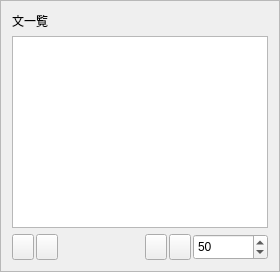
          <widget class="QFrame" name="frameFiles">
           <property name="minimumSize">
            <size>
             <width>0</width>
             <height>0</height>
            </size>
           </property>
           <property name="maximumSize">
            <size>
             <width>420</width>
             <height>16777215</height>
            </size>
           </property>
           <property name="frameShape">
            <enum>QFrame::Shape::StyledPanel</enum>
           </property>
           <layout class="QVBoxLayout" name="layoutFiles">
            <item>
             <widget class="QLabel" name="labelFiles">
              <property name="text">
               <string>文一覧</string>
              </property>
             </widget>
            </item>
            <item>
             <widget class="QListWidget" name="listFocusUnits">
              <property name="alternatingRowColors">
               <bool>true</bool>
              </property>
              <property name="uniformItemSizes">
               <bool>true</bool>
              </property>
             </widget>
            </item>
            <item>
             <layout class="QHBoxLayout" name="layoutFocusPagination">
              <property name="spacing">
               <number>2</number>
              </property>
              <item>
               <widget class="QToolButton" name="buttonFocusFirstPage">
                <property name="maximumSize">
                 <size>
                  <width>22</width>
                  <height>26</height>
                 </size>
                </property>
                <property name="toolTip">
                 <string>最初のページ</string>
                </property>
               </widget>
              </item>
              <item>
               <widget class="QToolButton" name="buttonFocusPrevPage">
                <property name="maximumSize">
                 <size>
                  <width>22</width>
                  <height>26</height>
                 </size>
                </property>
                <property name="toolTip">
                 <string>前のページ</string>
                </property>
               </widget>
              </item>
              <item>
               <widget class="QWidget" name="containerFocusPageScrubber">
                <property name="sizePolicy">
                 <sizepolicy hsizetype="Expanding" vsizetype="Fixed">
                  <horstretch>1</horstretch>
                  <verstretch>0</verstretch>
                 </sizepolicy>
                </property>
                <property name="minimumSize">
                 <size>
                  <width>0</width>
                  <height>26</height>
                 </size>
                </property>
                <property name="maximumSize">
                 <size>
                  <width>16777215</width>
                  <height>26</height>
                 </size>
                </property>
                <layout class="QHBoxLayout" name="layoutScrubberInner">
                 <property name="leftMargin">
                  <number>0</number>
                 </property>
                 <property name="topMargin">
                  <number>0</number>
                 </property>
                 <property name="rightMargin">
                  <number>0</number>
                 </property>
                 <property name="bottomMargin">
                  <number>0</number>
                 </property>
                </layout>
               </widget>
              </item>
              <item>
               <widget class="QToolButton" name="buttonFocusNextPage">
                <property name="maximumSize">
                 <size>
                  <width>22</width>
                  <height>26</height>
                 </size>
                </property>
                <property name="toolTip">
                 <string>次のページ</string>
                </property>
               </widget>
              </item>
              <item>
               <widget class="QToolButton" name="buttonFocusLastPage">
                <property name="maximumSize">
                 <size>
                  <width>22</width>
                  <height>26</height>
                 </size>
                </property>
                <property name="toolTip">
                 <string>最後のページ</string>
                </property>
               </widget>
              </item>
              <item>
               <widget class="QSpinBox" name="spinFocusPageSize">
                <property name="minimumSize">
                 <size>
                  <width>75</width>
                  <height>26</height>
                 </size>
                </property>
                <property name="maximumSize">
                 <size>
                  <width>85</width>
                  <height>26</height>
                 </size>
                </property>
                <property name="minimum">
                 <number>10</number>
                </property>
                <property name="maximum">
                 <number>500</number>
                </property>
                <property name="singleStep">
                 <number>10</number>
                </property>
                <property name="value">
                 <number>50</number>
                </property>
                <property name="toolTip">
                 <string>1ページの表示件数</string>
                </property>
               </widget>
              </item>
             </layout>
            </item>
           </layout>
          </widget>
